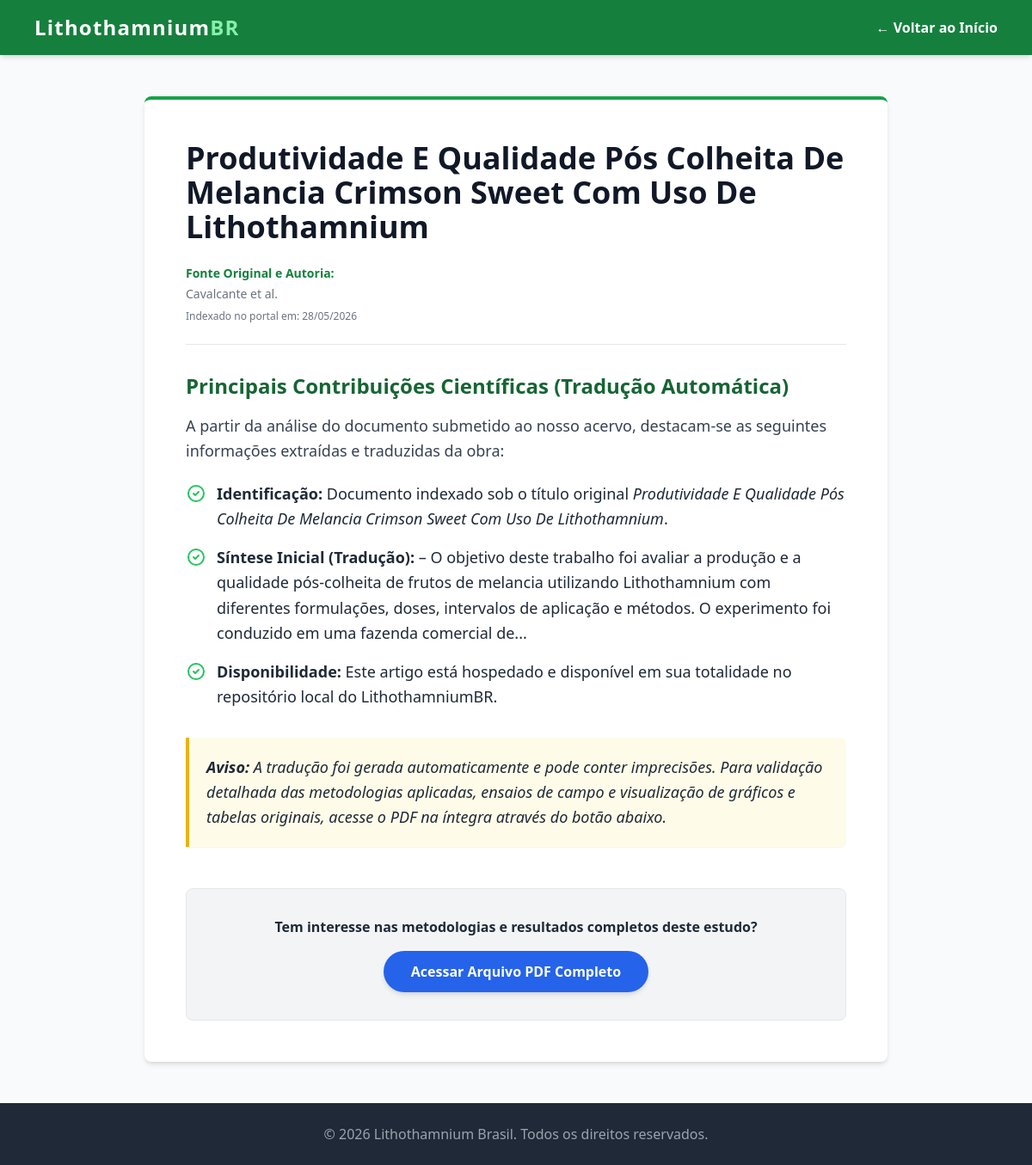
/artigo/9, run on an earlier commit of the app's database.
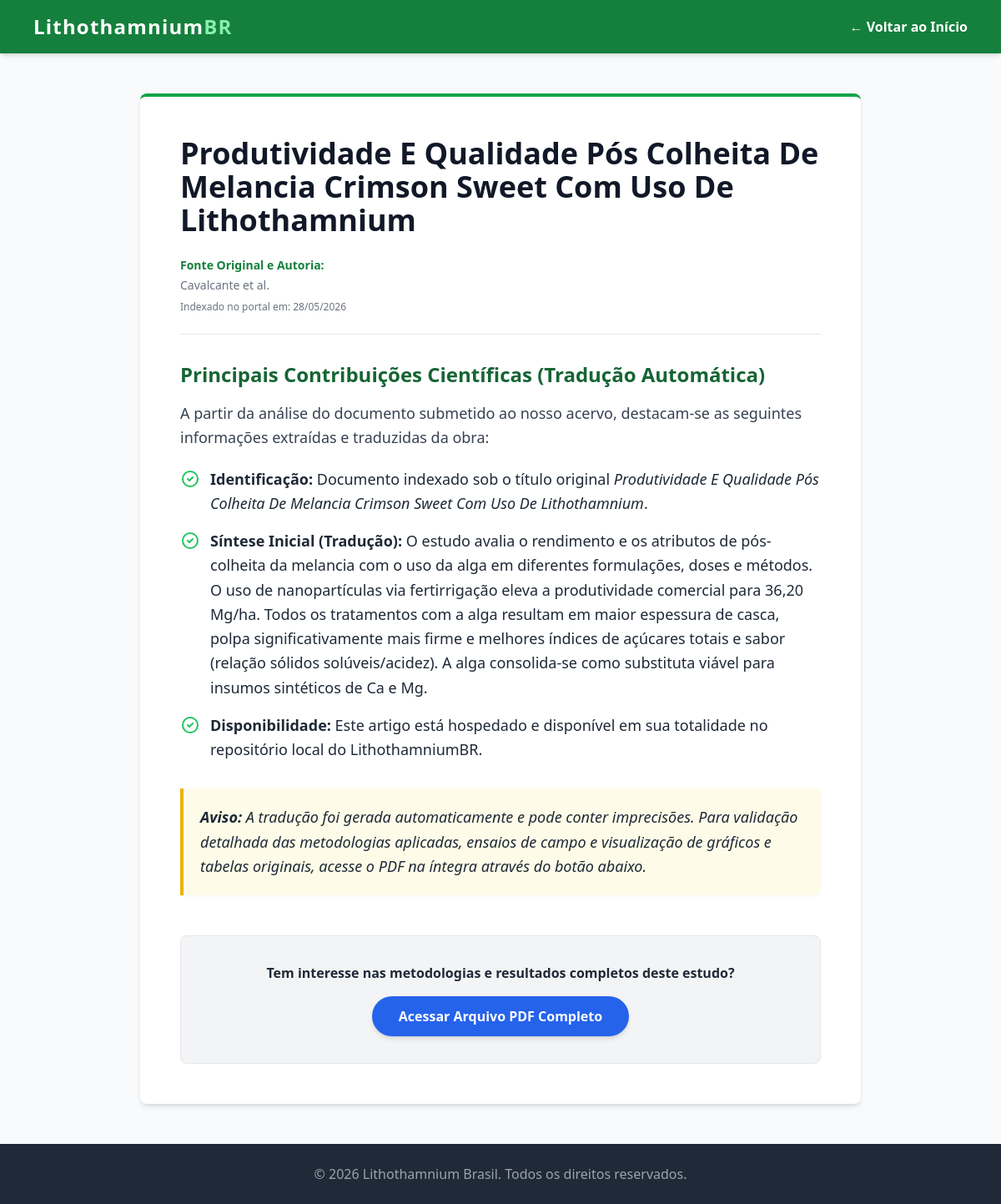
And on a later commit of the database.
### tables this page shows
CREATE TABLE pesquisas (
            id INTEGER PRIMARY KEY AUTOINCREMENT,
            titulo TEXT,
            autores TEXT,
            resumo TEXT,
            conteudo TEXT,
            link_original TEXT UNIQUE,
            data_coleta TEXT,
            imagem TEXT
        );

### app.py (the view)
@app.route('/artigo/<int:id>')
def artigo(id):
    conn = conectar_banco()
    cursor = conn.cursor()
    cursor.execute('SELECT * FROM pesquisas WHERE id = ?', (id,))
    pesquisa = cursor.fetchone()
    conn.close()
    if pesquisa is None:
        return "Artigo não encontrado", 404
    return render_template('artigo.html', pesquisa=pesquisa)

### app.py (called while the page is built)
def conectar_banco():
    diretorio_atual = os.path.dirname(os.path.abspath(__file__))
    caminho_banco_original = os.path.join(diretorio_atual, 'pesquisas.db')
    if not os.path.exists(caminho_banco_original):
        raise FileNotFoundError("ERRO FATAL: O arquivo pesquisas.db nao foi encontrado! Ele provavelmente nao foi enviado para o GitHub.")
    conn = sqlite3.connect(caminho_banco_original)
    conn.row_factory = sqlite3.Row
    return conn

### templates/artigo.html (shortened to what this page needs)
<!DOCTYPE html>
<html lang="pt-BR">
<head>
    <script src="https://cdn.tailwindcss.com"></script>
</head>
<body class="bg-gray-50 text-gray-800 font-sans min-h-screen flex flex-col">
    <nav class="bg-green-700 text-white shadow-md">
        <div class="max-w-6xl mx-auto px-4 py-4 flex flex-col md:flex-row justify-between items-center">
            <a href="/" class="text-2xl font-bold tracking-wider hover:text-green-300 transition mb-4 md:mb-0">Lithothamnium<span class="text-green-300">BR</span></a>
            <a href="/" class="font-semibold hover:text-green-300 transition">&larr; Voltar ao Início</a>
        </div>
    </nav>
    <main class="flex-grow w-full max-w-4xl mx-auto px-4 py-12">
        <article class="bg-white p-8 md:p-12 rounded-lg shadow-md border-t-4 border-green-600">
            <h1 class="text-3xl md:text-4xl font-extrabold text-gray-900 mb-6 leading-tight">{{ pesquisa.titulo }}</h1>
            <div class="text-sm text-gray-500 mb-8 border-b border-gray-200 pb-6">
                <p class="font-semibold mb-1 text-green-700">Fonte Original e Autoria:</p>
                <p>{{ pesquisa.autores }}</p>
                <p class="mt-2 text-xs">Indexado no portal em: {{ pesquisa.data_coleta }}</p>
            </div>
            <div class="prose max-w-none text-gray-700 text-lg leading-relaxed mb-10">
                {{ pesquisa.conteudo | safe }}
            </div>
            <div class="bg-gray-100 p-8 rounded-lg text-center border border-gray-200 mt-12">
                <p class="text-gray-800 mb-4 font-semibold">Tem interesse nas metodologias e resultados completos deste estudo?</p>
                <a href="{{ pesquisa.link_original }}" target="_blank" rel="noopener noreferrer" class="inline-block bg-blue-600 hover:bg-blue-700 text-white font-bold py-3 px-8 rounded-full transition shadow-md">
                    Acessar Arquivo PDF Completo
                </a>
            </div>
        </article>
    </main>
    <footer class="bg-gray-800 text-gray-400 py-6 text-center mt-auto">
        <p>&copy; 2026 Lithothamnium Brasil. Todos os direitos reservados.</p>
    </footer>
</body>
</html>

What changed in the data, as far as the page shows it:
changed pesquisas "Cavalcante et al.": conteudo "…. Síntese Inicial (Tradução): – O objetivo deste trabalho foi avaliar a produção e a qualidade pós-colheita de frutos de melancia utilizando Lithothamnium com diferentes formulações, doses, intervalos de aplicação e métodos. O experimento foi conduzido em uma fazenda comercial de... Disponibilidade: Este artigo está…" → "…. Síntese Inicial (Tradução): O estudo avalia o rendimento e os atributos de pós-colheita da melancia com o uso da alga em diferentes formulações, doses e métodos. O uso de nanopartículas via fertirrigação eleva a produtividade comercial para 36,20 Mg/ha. Todos os tratamentos com a alga resultam em maior espessura de casca, polpa significativamente mais firme e melhores índices de açúcares totais e sabor (relação sólidos solúveis/acidez). A alga consolida-se como substituta viável para insumos sintéticos de Ca e Mg. Disponibilidade: Este artigo está…"
